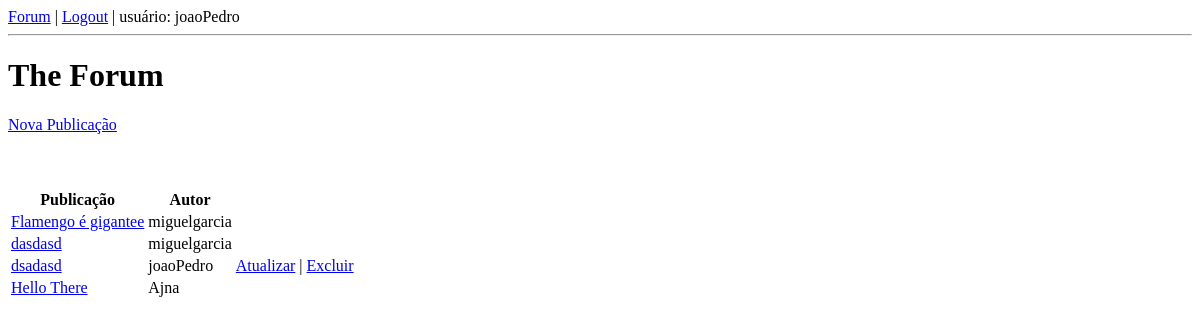
The page /forum/lista/ (signed in) on the database its author committed.
### forum/models.py (models this page shows, shortened)
class Publicacao(models.Model):
    id = models.AutoField(primary_key=True)
    titulo = models.CharField(
    max_length=100, help_text='Entre com o título:')
    texto = models.CharField(
    max_length=10000, help_text='Digite o texto da publicação:')
    autor = models.ForeignKey(User, on_delete=models.CASCADE,default=None, null=True)
    data_publicacao = models.DateTimeField(auto_now_add=True, blank=True, null=True)

### forum/views.py (the view)
# urls.py: path('lista/', views.PublicacaoListView.as_view(),
class PublicacaoListView(View):
    def get(self, request, *args, **kwargs):
        publicacoes = Publicacao.objects.all()
        contexto = { 'publicacoes': publicacoes, 'user':request.user}
        return render(
                request,
                'listaPublicacoes.html',
                contexto)

### forum/templates/listaPublicacoes.html (shortened to what this page needs)
{% load static %}
<!DOCTYPE html>
<html>
<head>
<link rel="stylesheet" href="{% static 'forum/css/estilo.css' %}">
</head>
<body>
    {% include 'links.html' %}
    <h1> The Forum </h1>
    <a href="{% url 'forum:cria-publicacao' %}">
        Nova Publicação
    </a>
    <br> <br> <br> <br>
    <table>
     <tr><th>Publicação</th><th>Autor</th><th></th></tr>
     {% if publicacoes %}
        {% for publicacao in publicacoes %}
            <tr>
            <td>
            <a href="{% url 'forum:ve-publicacao' pk=publicacao.id %}">{{ publicacao.titulo }}</a>
            </td>
            <td>{{ publicacao.autor }}</td>
            {% if publicacao.autor.username == user.username %}
            <td>
                <a href="{% url 'forum:atualiza-publicacao' pk=publicacao.id %}">Atualizar</a> |
                <a href="{% url 'forum:apaga-publicacao' pk=publicacao.id %}">Excluir</a>
            </td>
            {% else %}
            <td>
            </td>
            {% endif %}
        </tr>
    {% empty %}
    <tr><th colspan="5">Ninguém publicou ainda.</th></tr>
    {% endfor %}
    {% else %}
    <tr><th colspan="5">Ninguém publicou ainda.</th></tr>
    {% endif %}
</table>
</body>
</html>

### forum/templates/links.html
{% load static %}
    <a href="{% url 'forum:lista-publicacoes' %}">
    Forum</a> |
    {% if user.username  %}
    <a href="{% url 'sec-logout' %}">
        Logout</a>
    {% else %}
    <a href="{% url 'sec-login' %}">
        Login</a>
    {% endif %}
    <a>
        |  usuário: {% firstof user.username "visitante" %}
    </a>
    <hr>

### rows shown on the page
Publicacao: titulo "Flamengo é gigantee", autor "miguelgarcia"
Publicacao: titulo "dasdasd", autor "miguelgarcia"
Publicacao: titulo "dsadasd", autor "joaoPedro", shows "Atualizar"
Publicacao: titulo "Hello There", autor "Ajna"
